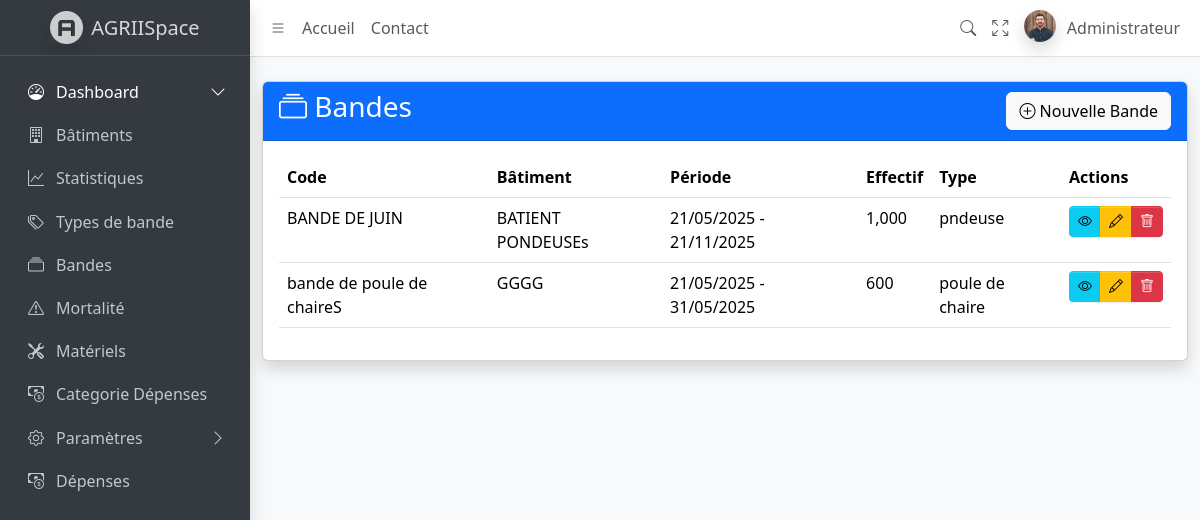
Screenshot of /bandes/ with the database file from the repository.
### ispace/models.py (models this page shows, shortened)
class Bande(models.Model):
    batiment = models.ForeignKey(Batiment, on_delete=models.CASCADE)
    code_bande = models.CharField(max_length=50, unique=True)
    date_debut = models.DateField(null=True, blank=True)
    date_fin = models.DateField(null=True, blank=True)
    effectif_depart = models.PositiveIntegerField()
    type_bande = models.ForeignKey(TypeBande, on_delete=models.SET_NULL, null=True)

class Batiment(models.Model):
    TYPE_CHOICES = [
        ('elevage', 'Élevage'),
        ('nourriture', 'Stockage de nourriture'),
        ('autre', 'Autre'),
    ]
    code = models.CharField(max_length=50, unique=True)
    designation = models.CharField(max_length=100)
    capacite = models.PositiveIntegerField()
    dimensions = models.CharField(max_length=100)  # Ex: "10x5"
    type = models.CharField(max_length=20, choices=TYPE_CHOICES, default='autre')

class TypeBande(models.Model):
    libelle = models.CharField(max_length=50)

### ispace/views.py (the view)
# urls.py: path('bandes/', views.BandeListView.as_view(), name='bande_list'),
class BandeListView(ListView):
    model = Bande
    template_name = 'bande_list.html'
    context_object_name = 'bandes'
    def get_queryset(self):
        return Bande.objects.select_related('batiment', 'type_bande')

### ispace/templates/ispace/bande_list.html
{% extends 'ispace/base.html' %}
{% block content %}
<div class="container py-4">
    <div class="card shadow">
        <div class="card-header bg-primary text-white">
            <div class="d-flex justify-content-between align-items-center">
                <h3><i class="bi bi-collection"></i> Bandes</h3>
                <a href="{% url 'bande_add' %}" class="btn btn-light">
                    <i class="bi bi-plus-circle"></i> Nouvelle Bande
                </a>
            </div>
        </div>
        <div class="card-body">
            <div class="table-responsive">
                <table class="table table-hover">
                    <thead>
                        <tr>
                            <th>Code</th>
                            <th>Bâtiment</th>
                            <th>Période</th>
                            <th>Effectif</th>
                            <th>Type</th>
                            <th>Actions</th>
                        </tr>
                    </thead>
                    <tbody>
                        {% for bande in bandes %}
                        <tr>
                            <td>{{ bande.code_bande }}</td>
                            <td>{{ bande.batiment.designation }}</td>
                            <td>
                                {{ bande.date_debut|date:"d/m/Y" }} - {{ bande.date_fin|date:"d/m/Y" }}
                            </td>
                            <td>{{ bande.effectif_depart }}</td>
                            <td>{{ bande.type_bande.libelle|default:"-" }}</td>
                            <td>
                                <div class="btn-group">
                                    <a href="{% url 'bande_detail' bande.id %}" class="btn btn-sm btn-info">
                                        <i class="bi bi-eye"></i>
                                    </a>
                                    <a href="{% url 'bande_edit' bande.id %}" class="btn btn-sm btn-warning">
                                        <i class="bi bi-pencil"></i>
                                    </a>
                                     <a href="{% url 'bande_delete' bande.id %}" class="btn btn-sm btn-danger"
                                    onclick="return confirm('Êtes-vous sûr de vouloir supprimer cette bande ?');">
                                        <i class="bi bi-trash"></i>
                                    </a>
                                </div>
                            </td>
                        </tr>
                        {% endfor %}
                    </tbody>
                </table>
            </div>
        </div>
    </div>
</div>
{% endblock %}

### rows the page displays
Bande: code_bande "BANDE DE JUIN", batiment.designation "BATIENT PONDEUSEs", date_debut "21/05/2025", date_fin "21/11/2025", effectif_depart "1,000", type_bande.libelle "pndeuse"
Bande: code_bande "bande de poule de chaireS", batiment.designation "GGGG", date_debut "21/05/2025", date_fin "31/05/2025", effectif_depart "600", type_bande.libelle "poule de chaire"
